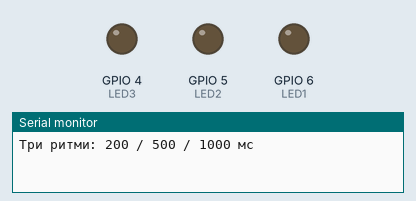
Bench run of a program on a simulated ESP32-S3. Shown: output pins drawn as LEDs (lit = HIGH), the last lines printed to the serial monitor.

Above: at 0.1 s.
At 0.9 s:
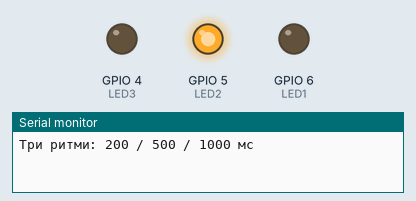
At 1.3 s:
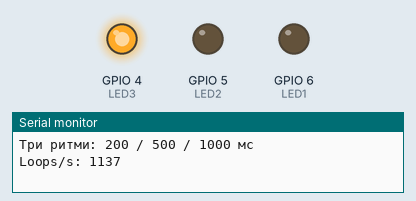
At 1.9 s:
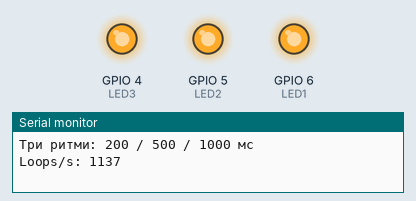
At 3.1 s:
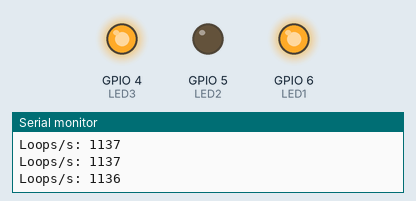
At 4.3 s:
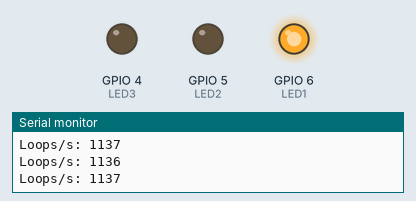
Timing chart, 0 to 4.6 s (numbered marks = the images above):
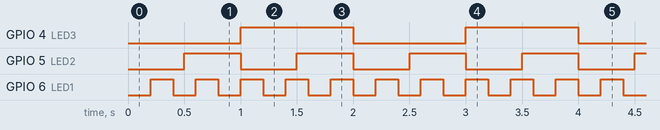

The program:

main.cpp
```cpp
#include <Arduino.h>

// Проєкт A «Три ритми»: три LED блимають у різних ритмах одночасно — лише millis(), без delay()
#define LED1 6  // червоний
#define LED2 5  // жовтий
#define LED3 4  // зелений

// у кожного LED — свій таймер (період + останній момент + стан)
const uint32_t P1 = 200, P2 = 500, P3 = 1000;  // різні періоди, мс (T1…T3 в ESP32-S3 зайняті: це touch-піни)
uint32_t last1 = 0, last2 = 0, last3 = 0;
bool s1 = false, s2 = false, s3 = false;

// лічильник проходів loop() — раз на секунду в Serial
uint32_t loops = 0, lastReport = 0;

void setup() {
  Serial.begin(115200);
  pinMode(LED1, OUTPUT); pinMode(LED2, OUTPUT); pinMode(LED3, OUTPUT);
  Serial.println("Три ритми: 200 / 500 / 1000 мс");
}

void loop() {
  uint32_t now = millis();  // один «знімок часу» на весь прохід
  loops++;

  if (now - last1 >= P1) { last1 = now; s1 = !s1; digitalWrite(LED1, s1); /* delay(100); ← експеримент */ }
  if (now - last2 >= P2) { last2 = now; s2 = !s2; digitalWrite(LED2, s2); }
  if (now - last3 >= P3) { last3 = now; s3 = !s3; digitalWrite(LED3, s3); }

  if (now - lastReport >= 1000) {
    lastReport = now;
    Serial.printf("Loops/s: %lu\n", (unsigned long)loops);
    loops = 0;
  }
}
```

Measured:
- by itself, GPIO 4 (LED3): alternates HIGH for 1.0 s and LOW for 1.0 s
- by itself, GPIO 5 (LED2): alternates HIGH for 0.50 s and LOW for 0.50 s
- by itself, GPIO 6 (LED1): alternates HIGH for 0.20 s and LOW for 0.20 s
